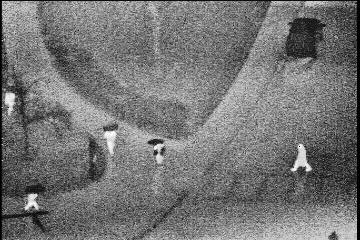
#> input picture outputs/ADPHE/street.png, 360 x 240 px, given in place of street.bmp, which was not available
$ python root.py
#> lines starting #> are read from the running program, lines starting #| are printed output that depends on the picture; long printed decimals are rounded; pictures that were not available may be replaced by others from this repository, and a replacement may not be noted
### make_histogram.py
import numpy as np

def make_histogram(ordered, interval):
    n = len(ordered)
    m = len(interval)
    res = np.zeros(m)
    count = 0;
    for i in range(0,n):
        if (ordered[i] <= interval[count]):
            res[count]+=1
        else :
            while (ordered[i] > interval[count]):
                count+=1;
                if count>= m: break
            if (count >= m):
                break
            res[count] += 1;
    return res;

### local_maxima.py
import numpy as np


def find_local_maximum(image_hist, n):
    size = len(image_hist)
    nhalf = n // 2
    tmp = np.zeros(size)
    count = 0
    window = []
    max_elem = [0, np.double(0.0)]

    for i in range(0, nhalf+1):
        if (i < size):
            tmp_pair = [i, image_hist[i]]
            window.append(tmp_pair)
            if (image_hist[i] > max_elem[1]):
                max_elem[0] = i
                max_elem[1] = image_hist[i]
    if (max_elem[0] == nhalf):
        tmp[nhalf] = True
        count += 1
    sizeminhalf = size - nhalf

    for i in range(nhalf+1, sizeminhalf):
        max_range = i + nhalf
        window.pop(0)

        tmp_pair = [max_range, image_hist[max_range]]

        window.append(tmp_pair)

        if (image_hist[max_range] > max_elem[1]):
            max_elem[0] = max_range
            max_elem[1] = image_hist[max_range]

        if (max_elem[0] < i - nhalf):
            max_elem[0] = window[0][0]
            max_elem[1] = window[0][1]

            for first, second in window:
                if (second > max_elem[1]):
                    max_elem[0] = first
                    max_elem[1] = second
        if (max_elem[0] == i):
            tmp[i] = True
            count += 1
    res = np.zeros(count)
    if (count > 0):
        tmp_count = 0
        for i in range(0, size):
            if (tmp[i]):
                res[tmp_count] = image_hist[i]
                tmp_count += 1
    return res

### modify.py
import numpy as np

def modify_histogram(imhist, t_down, t_up):
    L = len(imhist)
    res = np.zeros(L)
    for i in range(0,L):
        if (imhist[i] == 0):
            res[i] = 0
        elif (imhist[i] <= t_down) :
            res[i] = t_down
        elif (imhist[i] < t_up):
            res[i] = imhist[i]
        else:
            res[i] = t_up
    return res

### histogram_equalize.py
import numpy as np

def histogram_equalization(im, interval2, imhist_modified, min_range, max_range):
    [nrow, ncol] = np.shape(im)
    L = len(imhist_modified)

    res = np.zeros((nrow,ncol))

    cumulative = np.zeros(L)
    cumulative[0] = 0;

    for i in range(1,L):
        cumulative[i] = cumulative[i-1] + imhist_modified[i];
    fm = cumulative[L-1] if cumulative[L-1] != 0 else 1

    hist_equalized = np.zeros(L)

    for i in range(0,L):
        hist_equalized[i] = (max_range - min_range) * cumulative[i] / fm + min_range;
    for i in range(0,nrow):
        for j in range(0,ncol):
            tmp_k = 0;
            tmp_k_ratio = 0;

            for l in range(0,L):
                if (im[i][j] <= interval2[l]):
                    tmp_k = l;
                    tmp_min_range = interval2[l-1] if l>0 else 0

                    if (interval2[l] - tmp_min_range != 0):
                        tmp_k_ratio = (im[i][j] - tmp_min_range) / (interval2[l] - tmp_min_range);
                    else:
                        tmp_k_ratio = -1;
                    break;

            tmp_min = hist_equalized[tmp_k-1] if tmp_k > 0 else 0

            if (tmp_k_ratio >= 0):
                res[i][j] = tmp_k_ratio * (hist_equalized[tmp_k] - tmp_min) + tmp_min
            else:
                res[i][j] = hist_equalized[tmp_k]
    return res;

### plot_histogram.py
import numpy as np
from matplotlib import pyplot as plt


def plot_hist(res, N):
    hist, bins = np.histogram(res.flatten(), N, [0, 256])
    cdf = hist.cumsum()
    cdf_normalized = cdf * float(hist.max()) / cdf.max()
    plt.plot(cdf_normalized, color='b')
    plt.hist(res.flatten(), N, [0, 256], color='r')
    plt.xlim([0, 256])
    plt.legend(('cdf', 'histogram'), loc='upper left')
    plt.show()

### root.py
import cv2
import os
import numpy as np
from statistics import mean, pstdev
from numpy.lib.function_base import average
from make_histogram import *
from modify import *
from local_maxima import *
from histogram_equalize import *
from plot_histogram import *


def getRcv(original_hist, modified_hist):
    cv0 = pstdev(original_hist)/mean(original_hist)
    cv1 = pstdev(modified_hist)/mean(modified_hist)
    return cv1/cv0


def main(image):
    maxval = image.max()
    minval = image.min()
    print('max pixel', maxval)
    print('min pixel', minval)
    N = 500
    step = (maxval-minval)/(N+1)
    print('interval', step)
    interval = list(np.arange(minval, maxval, step))
    interval1 = interval[1:(len(interval)-1)]
    interval2 = interval[2:len(interval)]
    im = np.array(image)
    ordered = im.flatten()
    ordered.sort()
    histogram = make_histogram(ordered, interval2)
    idx_imhist_not0 = histogram != 0
    imhist_not0 = histogram[idx_imhist_not0]
    local_maximums = find_local_maximum(imhist_not0, 10)
    t_up = average(local_maximums)
    print('tup', t_up)
    dim_im = np.shape(im)
    print('shape', dim_im)

    d_min = (255) / N  # minimum gray level interval in modified histogram
    n_total = dim_im[0] * dim_im[1]
    L = len(histogram)
    Sta = min(n_total, t_up * L)
    M = N
    t_down = d_min * Sta / M
    print("T_Down", t_down)

    if t_down > t_up:
        t_up, t_down = t_down, t_up
        print("the values have been swapped")
    imhist_modified = modify_histogram(histogram, t_down, t_up)

    Rcv_0 = getRcv(histogram, imhist_modified)
    if Rcv_0 < 0.5:
        Rcv_exp = 0.5*0.6 + Rcv_0*0.4
        T_up1 = max(histogram)
        while abs(t_up-T_up1) > 1:
            T_up = 0.5*(t_up + T_up1)
            T_down = Sta/M
            imhist_modified = modify_histogram(histogram, T_down, T_up)
            Rcv = getRcv(histogram, imhist_modified)
            if Rcv < Rcv_exp:
                t_up = T_up
            else:
                T_up1 = T_up

    else:
        T_up = t_up
        T_down = t_down

    mean_h = mean(histogram)
    if T_down > 0.2 * mean_h:
        T_down = 0.2 * mean_h
        imhist_modified = modify_histogram(histogram, T_down, T_up)
    print('modified parameters:')
    print("T_up %d" % T_up)
    print("T_down %d" % T_down)
    res = histogram_equalization(im, interval2, imhist_modified, 0, 255)
    cv2.imwrite("street.jpg", res)
    plot_hist(res, N)


if __name__ == "__main__":
    image = cv2.cvtColor(cv2.imread(
        'input_images/street.bmp'), cv2.COLOR_BGR2GRAY)
#> image: shape (240, 360); min 0, max 255, mean 117.1
    image = np.array(image)
    main(image)
#> in main, `maxval = image.max()`: maxval = 255
#> in main, `minval = image.min()`: minval = 0
#| max pixel 255
#| min pixel 0
#> in main, `step = (maxval-minval)/(N+1)`: step = 0.509
#| interval 0.509
#> in make_histogram, `n = len(ordered)`: n = 86400
#> after the loop in make_histogram, `for i in range(0,n):`: count = 499; res = 499 values, max 6844 at index 240, min 0 at index 1, mean 173.1
#> in main, `histogram = make_histogram(ordered, interval2)`: histogram has the same summary as res in make_histogram
#> in main, `imhist_not0 = histogram[idx_imhist_not0]`: imhist_not0 = 136 values, max 6844 at index 58, min 2 at index 105, mean 635.3
#> in find_local_maximum, `size = len(image_hist)`: size = 136
#> the loop in find_local_maximum, `for i in range(0, nhalf+1):` made 6 passes
#> tmp_pair on passes 1 to 6: [0, 431], [1, 164], [2, 117], [3, 171], [4, 60], [5, 19]
#> after the loop in find_local_maximum, `for i in range(0, nhalf+1):`: max_elem = [0, 431]; window = [[0, 431], [1, 164], [2, 117], [3, 171], [4, 60], [5, 19]]
#> in find_local_maximum, `sizeminhalf = size - nhalf`: sizeminhalf = 131
#> the loop in find_local_maximum, `for i in range(nhalf+1, sizeminhalf):` made 125 passes
#> tmp_pair on passes 1 to 12: [11, 53], [12, 31], [13, 14], [14, 37], [15, 47], [16, 26], [17, 39], [18, 29], [19, 34], [20, 19], [21, 29], [22, 65]
#> after the loop in find_local_maximum, `for i in range(nhalf+1, sizeminhalf):`: count = 12; max_elem = [126, 7]; tmp = 136 values, max 1 at index 11, min 0 at index 0, mean 0.0882; window = [[130, 4], [131, 3], [132, 3], [133, 5], [134, 4], [135, 2]]
#> after the loop in find_local_maximum, `for i in range(0, size):`: res = [53, 3234, 6844, 2840, 2766, 500, 220, 38, 27, 19, 12, 7]; tmp_count = 12
#> in main, `local_maximums = find_local_maximum(imhist_not0, 10)`: local_maximums has the same summary as res in find_local_maximum
#> in main, `t_up = average(local_maximums)`: t_up = 1380
#| tup 1380.0
#| shape (240, 360)
#> in main, `L = len(histogram)`: L = 499
#> in main, `Sta = min(n_total, t_up * L)`: Sta = 86400
#> in main, `t_down = d_min * Sta / M`: t_down = 88.13
#| T_Down 88.128
#> in modify_histogram, `L = len(imhist)`: L = 499
#> after the loop in modify_histogram, `for i in range(0,L):`: res = 499 values, max 1380 at index 144, min 0 at index 1, mean 114.3
#> in main, `imhist_modified = modify_histogram(histogram, t_down, t_up)`: imhist_modified has the same summary as res in modify_histogram
#> in getRcv, `cv0 = pstdev(original_hist)/mean(original_hist)`: cv0 = 3.75
#> in getRcv, `cv1 = pstdev(modified_hist)/mean(modified_hist)`: cv1 = 2.8
#> in main, `Rcv_0 = getRcv(histogram, imhist_modified)`: Rcv_0 = 0.746
#> in main, `T_up = t_up`: T_up = 1380
#> in main, `T_down = t_down`: T_down = 88.13
#> in main, `mean_h = mean(histogram)`: mean_h = 173.1
#> in main, `T_down = 0.2 * mean_h`: T_down = 34.63
#> in main, `imhist_modified = modify_histogram(histogram, T_down, T_up)`: imhist_modified = 499 values, max 1380 at index 144, min 0 at index 1, mean 107.3
#| T_up 1380
#| T_down 34
#> in histogram_equalization, `L = len(imhist_modified)`: L = 499
#> after the loop in histogram_equalization, `for i in range(1,L):`: cumulative = 499 values from 0 to 53096.7
#> in histogram_equalization, `fm = cumulative[L-1] if cumulative[L-1] != 0 else 1`: fm = 53096.7
#> after the loop in histogram_equalization, `for i in range(0,L):`: hist_equalized = 499 values from 0 to 255
#> after the loop in histogram_equalization, `for i in range(0,nrow):`:
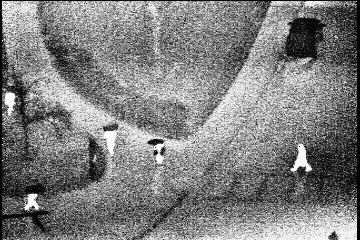
#> res: shape (240, 360) float64; min 0, max 254.8, mean 127.8
#> in plot_hist, `hist, bins = np.histogram(res.flatten(), N, [0, 256])`: hist = 500 values, max 6844 at index 268, min 0 at index 3, mean 172.8; bins = 501 values from 0 to 256
#> in plot_hist, `cdf = hist.cumsum()`: cdf = 500 values from 432 to 86400
#> in plot_hist, `cdf_normalized = cdf * float(hist.max()) / cdf.max()`: cdf_normalized = 500 values from 34.22 to 6844
#> in plot_hist, `plt.show()`:
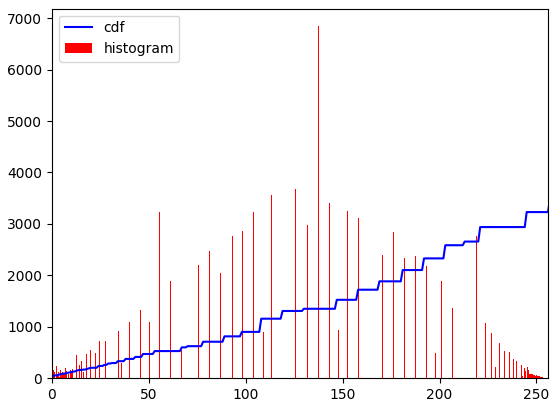
#> figure drawn by matplotlib, 1 panel; tallest bar 6844 high, from x = 137.2 to 137.7; curve peaks at x = 497, y = 6844

$ run again, with outputs/ADPHE/people.png copied over outputs/ADPHE/street.png
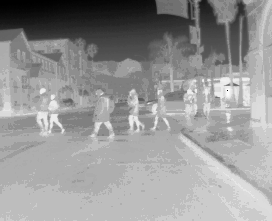
#> input picture outputs/ADPHE/people.png, 272 x 221 px, given in place of street.bmp, which was not available
#> maxval = 255
#> minval = 0
#| max pixel 255
#| min pixel 0
#> step = 0.509
#| interval 0.509
#> n = 60112
#> after the loop in make_histogram, `for i in range(0,n):`: count = 499; res = 499 values, max 11420 at index 370, min 0 at index 1, mean 120.5
#> histogram has the same summary as res in make_histogram
#> imhist_not0 = 87 values, max 11420 at index 60, min 1 at index 72, mean 690.9
#> size = 87
#> the loop in find_local_maximum, `for i in range(0, nhalf+1):` made 6 passes
#> tmp_pair on passes 1 to 6: [0, 242], [1, 136], [2, 88], [3, 93], [4, 109], [5, 322]
#> after the loop in find_local_maximum, `for i in range(0, nhalf+1):`: max_elem = [5, 322]; window = [[0, 242], [1, 136], [2, 88], [3, 93], [4, 109], [5, 322]]
#> sizeminhalf = 82
#> the loop in find_local_maximum, `for i in range(nhalf+1, sizeminhalf):` made 76 passes
#> tmp_pair on passes 1 to 8: [11, 223], [12, 470], [13, 281], [14, 262], [15, 287], [16, 309], [17, 304], [18, 288]
#> after the loop in find_local_maximum, `for i in range(nhalf+1, sizeminhalf):`: count = 8; max_elem = [85, 4]; tmp = 87 values, max 1 at index 5, min 0 at index 0, mean 0.092; window = [[81, 1], [82, 2], [83, 2], [84, 3], [85, 4], [86, 1]]
#> after the loop in find_local_maximum, `for i in range(0, size):`: res = [322, 470, 606, 382, 187, 11420, 126, 6]; tmp_count = 8
#> local_maximums = [322, 470, 606, 382, 187, 11420, 126, 6]
#> t_up = 1689.9
#| tup 1689.875
#| shape (221, 272)
#> in main, `L = len(histogram)`: L = 499
#> Sta = 60112
#> t_down = 61.31
#| T_Down 61.314
#> in modify_histogram, `L = len(imhist)`: L = 499
#> after the loop in modify_histogram, `for i in range(0,L):`: res = 499 values, max 1689.9 at index 250, min 0 at index 1, mean 59.79
#> in main, `imhist_modified = modify_histogram(histogram, t_down, t_up)`: imhist_modified has the same summary as res in modify_histogram
#> cv0 = 6.62
#> cv1 = 3.91
#> Rcv_0 = 0.591
#> T_up = 1689.9
#> in main, `T_down = t_down`: T_down = 61.31
#> mean_h = 120.5
#> in main, `T_down = 0.2 * mean_h`: T_down = 24.09
#> in main, `imhist_modified = modify_histogram(histogram, T_down, T_up)`: imhist_modified = 499 values, max 1689.9 at index 250, min 0 at index 1, mean 58.41
#| T_up 1689
#| T_down 24
#> in histogram_equalization, `L = len(imhist_modified)`: L = 499
#> after the loop in histogram_equalization, `for i in range(1,L):`: cumulative = 499 values from 0 to 28906.7
#> fm = 28906.7
#> after the loop in histogram_equalization, `for i in range(0,L):`: hist_equalized = 499 values from 0 to 255
#> hist = 500 values, max 11420 at index 384, min 0 at index 1, mean 120.2; bins = 501 values from 0 to 256
#> cdf = 500 values from 243 to 60112
#> cdf_normalized = 500 values from 46.16 to 11420
#> in plot_hist, `plt.show()`:
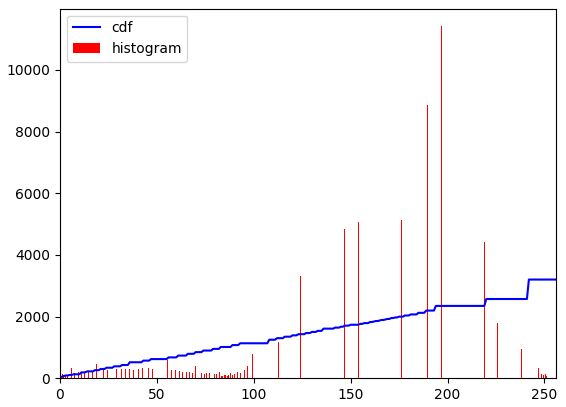
#> figure drawn by matplotlib, 1 panel; tallest bar 11420 high, from x = 196.6 to 197.1; curve peaks at x = 497, y = 11420

$ run again, with outputs/ADPHE/test.png copied over outputs/ADPHE/street.png
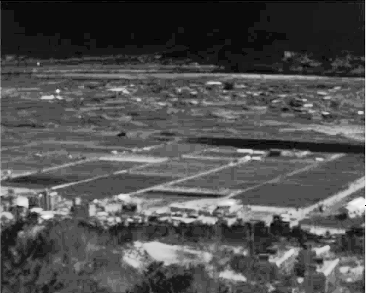
#> input picture outputs/ADPHE/test.png, 366 x 293 px, given in place of street.bmp, which was not available
#> maxval = 255
#> minval = 0
#| max pixel 255
#| min pixel 0
#> step = 0.509
#| interval 0.509
#> n = 107238
#> after the loop in make_histogram, `for i in range(0,n):`: count = 499; res = 499 values, max 13427 at index 158, min 0 at index 1, mean 214.9
#> histogram has the same summary as res in make_histogram
#> imhist_not0 = 70 values, max 13427 at index 8, min 1 at index 63, mean 1532
#> size = 70
#> the loop in find_local_maximum, `for i in range(0, nhalf+1):` made 6 passes
#> tmp_pair on passes 1 to 6: [0, 272], [1, 286], [2, 11173], [3, 8179], [4, 5598], [5, 4796]
#> after the loop in find_local_maximum, `for i in range(0, nhalf+1):`: max_elem = [2, 11173]; window = [[0, 272], [1, 286], [2, 11173], [3, 8179], [4, 5598], [5, 4796]]
#> sizeminhalf = 65
#> the loop in find_local_maximum, `for i in range(nhalf+1, sizeminhalf):` made 59 passes
#> tmp_pair on passes 1 to 8: [11, 6990], [12, 4285], [13, 3310], [14, 2427], [15, 2060], [16, 1487], [17, 1079], [18, 860]
#> after the loop in find_local_maximum, `for i in range(nhalf+1, sizeminhalf):`: count = 8; max_elem = [62, 7]; tmp = 70 values, max 1 at index 11, min 0 at index 0, mean 0.114; window = [[64, 1], [65, 1], [66, 2], [67, 1], [68, 1], [69, 2]]
#> after the loop in find_local_maximum, `for i in range(0, size):`: res = [6990, 1079, 280, 47, 69, 16, 21, 7]; tmp_count = 8
#> local_maximums = [6990, 1079, 280, 47, 69, 16, 21, 7]
#> t_up = 1063.6
#| tup 1063.625
#| shape (293, 366)
#> in main, `L = len(histogram)`: L = 499
#> Sta = 107238
#> t_down = 109.4
#| T_Down 109.383
#> in modify_histogram, `L = len(imhist)`: L = 499
#> after the loop in modify_histogram, `for i in range(0,L):`: res = 499 values, max 1063.6 at index 20, min 0 at index 1, mean 52.02
#> in main, `imhist_modified = modify_histogram(histogram, t_down, t_up)`: imhist_modified has the same summary as res in modify_histogram
#> cv0 = 6.14
#> cv1 = 3.79
#> Rcv_0 = 0.618
#> T_up = 1063.6
#> in main, `T_down = t_down`: T_down = 109.4
#> mean_h = 214.9
#> in main, `T_down = 0.2 * mean_h`: T_down = 42.98
#> in main, `imhist_modified = modify_histogram(histogram, T_down, T_up)`: imhist_modified = 499 values, max 1063.6 at index 20, min 0 at index 1, mean 46.51
#| T_up 1063
#| T_down 42
#> in histogram_equalization, `L = len(imhist_modified)`: L = 499
#> after the loop in histogram_equalization, `for i in range(1,L):`: cumulative = 499 values from 0 to 22934.3
#> fm = 22934.3
#> after the loop in histogram_equalization, `for i in range(0,L):`: hist_equalized = 499 values from 0 to 255
#> hist = 500 values, max 13427 at index 148, min 0 at index 1, mean 214.5; bins = 501 values from 0 to 256
#> cdf = 500 values from 273 to 107238
#> cdf_normalized = 500 values from 34.18 to 13427
#> in plot_hist, `plt.show()`:
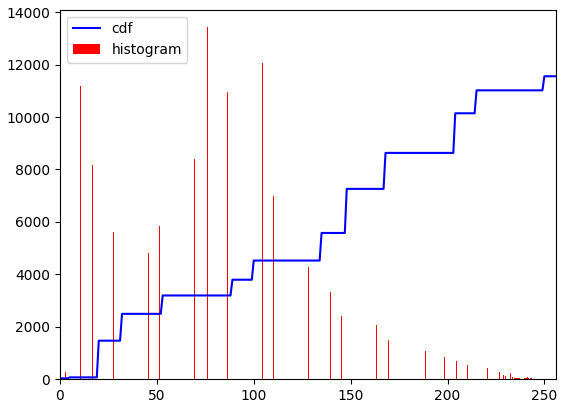
#> figure drawn by matplotlib, 1 panel; tallest bar 13427 high, from x = 75.78 to 76.29; curve peaks at x = 497, y = 13427

$ run again, with outputs/ADPHE/couple.jpg saved as outputs/ADPHE/street.png
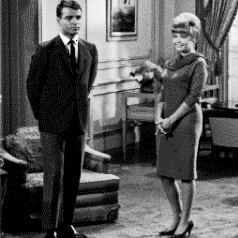
#> input picture outputs/ADPHE/couple.jpg, 238 x 238 px, given in place of street.bmp, which was not available
#> maxval = 255
#> minval = 0
#| max pixel 255
#| min pixel 0
#> step = 0.509
#| interval 0.509
#> n = 56644
#> after the loop in make_histogram, `for i in range(0,n):`: count = 499; res = 499 values, max 6890 at index 0, min 0 at index 1, mean 113.5
#> histogram has the same summary as res in make_histogram
#> imhist_not0 = 254 values, max 6890 at index 0, min 1 at index 245, mean 223
#> size = 254
#> the loop in find_local_maximum, `for i in range(0, nhalf+1):` made 6 passes
#> tmp_pair on passes 1 to 6: [0, 6890], [1, 871], [2, 537], [3, 348], [4, 278], [5, 228]
#> after the loop in find_local_maximum, `for i in range(0, nhalf+1):`: max_elem = [0, 6890]; window = [[0, 6890], [1, 871], [2, 537], [3, 348], [4, 278], [5, 228]]
#> sizeminhalf = 249
#> the loop in find_local_maximum, `for i in range(nhalf+1, sizeminhalf):` made 243 passes
#> tmp_pair on passes 1 to 8: [11, 244], [12, 239], [13, 238], [14, 246], [15, 246], [16, 273], [17, 320], [18, 351]
#> after the loop in find_local_maximum, `for i in range(nhalf+1, sizeminhalf):`: count = 20; max_elem = [246, 12]; tmp = 254 values, max 1 at index 19, min 0 at index 0, mean 0.0787; window = [[248, 3], [249, 4], [250, 10], [251, 6], [252, 3], [253, 3]]
#> after the loop in find_local_maximum, `for i in range(0, size):`: res = 20 values, max 1149 at index 2, min 12 at index 19, mean 262.9; tmp_count = 20
#> local_maximums has the same summary as res in find_local_maximum
#> in main, `t_up = average(local_maximums)`: t_up = 262.9
#| tup 262.9
#| shape (238, 238)
#> in main, `L = len(histogram)`: L = 499
#> Sta = 56644
#> t_down = 57.78
#| T_Down 57.777
#> in modify_histogram, `L = len(imhist)`: L = 499
#> after the loop in modify_histogram, `for i in range(0,L):`: res = 499 values, max 262.9 at index 0, min 0 at index 1, mean 88.46
#> in main, `imhist_modified = modify_histogram(histogram, t_down, t_up)`: imhist_modified has the same summary as res in modify_histogram
#> cv0 = 2.95
#> cv1 = 1.1
#> Rcv_0 = 0.373
#> Rcv_exp = 0.449
#> in main, `T_up1 = max(histogram)`: T_up1 = 6890
#> the loop in main, `while abs(t_up-T_up1) > 1:` made 13 passes
#> (T_up, cv1 in getRcv, Rcv, T_up1) on passes 1, 2, 3, 6, 7, 8, 10: (3576.4, 1.87, 0.635, 3576.4), (1919.7, 1.49, 0.506, 1919.7), (1091.3, 1.37, 0.464, 1091.3), (987.7, 1.35, 0.458, 987.7), (936, 1.34, 0.453, 936), (910.1, 1.33, 0.45, 910.1), (903.6, 1.33, 0.449, 903.6)
#> mean_h = 113.5
#> in main, `T_down = 0.2 * mean_h`: T_down = 22.7
#> in main, `imhist_modified = modify_histogram(histogram, T_down, T_up)`: imhist_modified = 499 values, max 902.8 at index 0, min 0 at index 1, mean 101.2
#| T_up 902
#| T_down 22
#> in histogram_equalization, `L = len(imhist_modified)`: L = 499
#> after the loop in histogram_equalization, `for i in range(1,L):`: cumulative = 499 values from 0 to 49589.8
#> fm = 49589.8
#> after the loop in histogram_equalization, `for i in range(0,L):`: hist_equalized = 499 values from 0 to 255
#> after the loop in histogram_equalization, `for i in range(0,nrow):`:
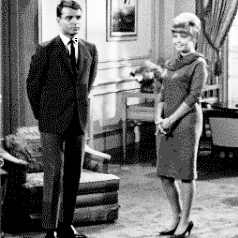
#> res: shape (238, 238) float64; min 0, max 254.9, mean 111.1
#> hist = 500 values, max 6894 at index 0, min 0 at index 1, mean 113.3; bins = 501 values from 0 to 256
#> cdf = 500 values from 6894 to 56644
#> cdf_normalized = 500 values from 839.1 to 6894
#> in plot_hist, `plt.show()`:
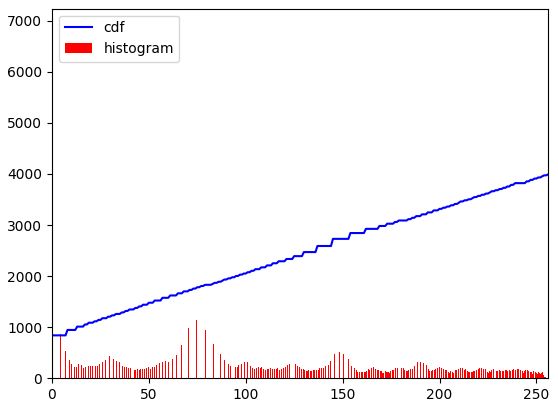
#> figure drawn by matplotlib, 1 panel; tallest bar 6894 high, from x = 0 to 0.512; curve peaks at x = 497, y = 6894
